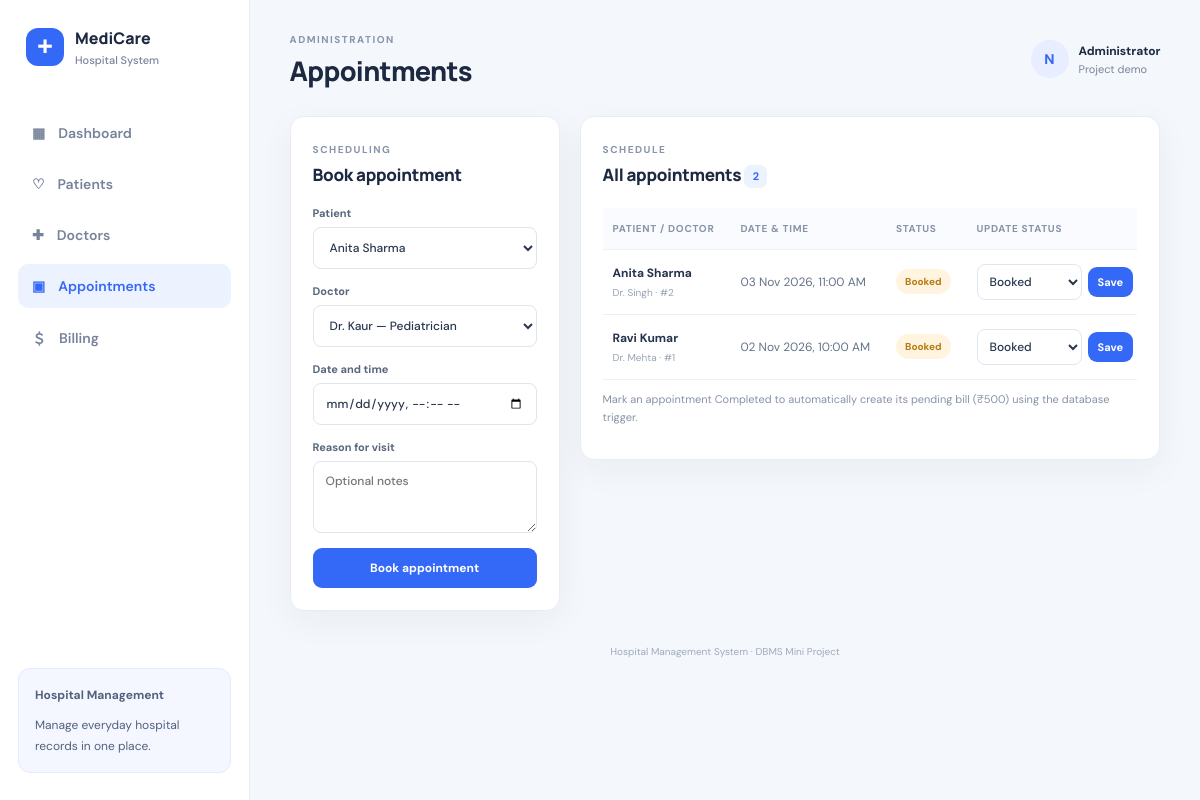
Screenshot of /appointments.php with the database file from the repository.
### tables this page shows
CREATE TABLE Appointment (
  appt_id INT AUTO_INCREMENT PRIMARY KEY,
  patient_id INT NOT NULL,
  doctor_id INT NOT NULL,
  appt_date DATETIME NOT NULL,
  reason VARCHAR(255),
  status ENUM('Booked','Completed','Cancelled') NOT NULL DEFAULT 'Booked',
  created_at TIMESTAMP DEFAULT CURRENT_TIMESTAMP,
  CONSTRAINT fk_appointment_patient FOREIGN KEY (patient_id)
    REFERENCES Patient(patient_id) ON UPDATE CASCADE ON DELETE RESTRICT,
  CONSTRAINT fk_appointment_doctor FOREIGN KEY (doctor_id)
    REFERENCES Doctor(doctor_id) ON UPDATE CASCADE ON DELETE RESTRICT,
  UNIQUE KEY uq_doctor_appointment_time (doctor_id, appt_date),
  INDEX idx_appointment_date (appt_date),
  INDEX idx_appointment_status (status)
);

CREATE TABLE Patient (
  patient_id INT AUTO_INCREMENT PRIMARY KEY,
  name VARCHAR(100) NOT NULL,
  age INT,
  gender ENUM('Male','Female','Other') DEFAULT 'Other',
  phone VARCHAR(20),
  address VARCHAR(255),
  created_at TIMESTAMP DEFAULT CURRENT_TIMESTAMP,
  CONSTRAINT chk_patient_age CHECK (age IS NULL OR age BETWEEN 1 AND 120)
);

CREATE TABLE Doctor (
  doctor_id INT AUTO_INCREMENT PRIMARY KEY,
  name VARCHAR(100) NOT NULL,
  specialization VARCHAR(100) NOT NULL,
  phone VARCHAR(20),
  dept_id INT,
  CONSTRAINT fk_doctor_department FOREIGN KEY (dept_id)
    REFERENCES Department(dept_id) ON UPDATE CASCADE ON DELETE SET NULL
);

### config.php (called while the page is built, shortened)
<?php
function e($value): string {
    return htmlspecialchars((string)($value ?? ''), ENT_QUOTES, 'UTF-8');
}

### appointments.php (the view, shortened to what this page needs)
<?php
require __DIR__ . '/config.php';
$patients=$pdo->query('SELECT patient_id,name FROM Patient ORDER BY name')->fetchAll();
$doctors=$pdo->query('SELECT doctor_id,name,specialization FROM Doctor ORDER BY name')->fetchAll();
$appointments=$pdo->query('SELECT a.*,p.name AS patient_name,d.name AS doctor_name FROM Appointment a JOIN Patient p ON p.patient_id=a.patient_id JOIN Doctor d ON d.doctor_id=a.doctor_id ORDER BY a.appt_date DESC')->fetchAll();
$pageTitle='Appointments'; $activePage='appointments'; require __DIR__.'/header.php';
?>
<div class="content-grid"><section class="panel form-panel"><div class="panel-heading"><div><span class="eyebrow">SCHEDULING</span><h2>Book appointment</h2></div></div><?php if(!$patients||!$doctors): ?><div class="empty-state">Add at least one patient and one doctor before booking an appointment.</div><?php else: ?><form method="post" class="form-stack"><input type="hidden" name="action" value="create"><label>Patient<select name="patient_id" required><?php foreach($patients as $p): ?><option value="<?= (int)$p['patient_id'] ?>"><?= e($p['name']) ?></option><?php endforeach; ?></select></label><label>Doctor<select name="doctor_id" required><?php foreach($doctors as $d): ?><option value="<?= (int)$d['doctor_id'] ?>"><?= e($d['name'].' — '.$d['specialization']) ?></option><?php endforeach; ?></select></label><label>Date and time<input type="datetime-local" name="appt_date" required value="<?= e($_POST['appt_date']??'') ?>"></label><label>Reason for visit<textarea name="reason" rows="3" maxlength="255" placeholder="Optional notes"><?= e($_POST['reason']??'') ?></textarea></label><button class="button" type="submit">Book appointment</button></form><?php endif; ?></section>
<section class="panel"><div class="panel-heading"><div><span class="eyebrow">SCHEDULE</span><h2>All appointments <span class="count-pill"><?= count($appointments) ?></span></h2></div></div><div class="table-wrap"><table><thead><tr><th>Patient / doctor</th><th>Date &amp; time</th><th>Status</th><th>Update status</th></tr></thead><tbody><?php foreach($appointments as $a): ?><tr><td><strong><?= e($a['patient_name']) ?></strong><small class="cell-sub"><?= e($a['doctor_name']) ?> · #<?= (int)$a['appt_id'] ?></small></td><td><?= e(date('d M Y, h:i A',strtotime($a['appt_date']))) ?></td><td><span class="status status-<?= strtolower(e($a['status'])) ?>"><?= e($a['status']) ?></span></td><td><form method="post" class="inline-form"><input type="hidden" name="action" value="status"><input type="hidden" name="appt_id" value="<?= (int)$a['appt_id'] ?>"><select name="status" aria-label="Status for appointment <?= (int)$a['appt_id'] ?>"><?php foreach(['Booked','Completed','Cancelled'] as $s): ?><option <?= $a['status']===$s?'selected':'' ?>><?= e($s) ?></option><?php endforeach; ?></select><button class="button button-small" type="submit">Save</button></form></td></tr><?php endforeach; ?></tbody></table></div><p class="helper-text">Mark an appointment Completed to automatically create its pending bill (₹500) using the database trigger.</p></section></div>
<?php require __DIR__.'/footer.php'; ?>

### style.css (style rules this page uses)
:root { --bg:#f4f7fb;--panel:#fff;--text:#1c2940;--muted:#78859a;--line:#e8edf4;--blue:#3468f6;--navy:#172541;--green:#198b68;--shadow:0 10px 35px rgba(31,53,91,.05) }
* { box-sizing:border-box }
body { margin:0;background:var(--bg);color:var(--text);font-family:'DM Sans',sans-serif;font-size:14px }
.eyebrow { font-size:10px;letter-spacing:1.5px;font-weight:700;color:#8794a9 }
.button { border:0;border-radius:9px;background:var(--blue);color:#fff;padding:12px 16px;font:700 12px 'DM Sans',sans-serif;cursor:pointer;text-decoration:none;display:inline-flex;justify-content:center;align-items:center;gap:12px;white-space:nowrap }
.button-small { padding:8px 10px;font-size:11px }
.stat-card,.panel { background:var(--panel);border:1px solid var(--line);border-radius:14px;box-shadow:var(--shadow) }
.panel { padding:22px;margin-bottom:22px;min-width:0 }
.panel-heading { display:flex;align-items:center;justify-content:space-between;gap:14px;margin-bottom:20px }
.panel-heading h2 { font:800 17px Manrope,sans-serif;margin:6px 0 0;letter-spacing:-.3px }
.table-wrap { width:100%;overflow-x:auto }
table { width:100%;border-collapse:collapse;text-align:left;white-space:nowrap }
th { color:#8793a7;font-size:10px;text-transform:uppercase;letter-spacing:.7px;font-weight:700;background:#fafbfe }
th,td { padding:14px 13px;border-bottom:1px solid #edf0f5 }
th:first-child,td:first-child { padding-left:10px }
td { font-size:12px;color:#65738a }
td strong { color:#25334b;font-size:12px }
.cell-sub { display:block;font-size:10px;color:#98a3b4;margin-top:5px }
.status { display:inline-block;padding:6px 9px;border-radius:20px;font-size:10px;font-weight:700 }
.status-booked,.status-pending { background:#fff4df;color:#b77912 }
.content-grid { display:grid;grid-template-columns:minmax(270px,.72fr) minmax(0,1.6fr);align-items:start;gap:20px }
.form-panel { position:sticky;top:18px }
.form-stack { display:grid;gap:15px }
.form-stack label { display:grid;gap:7px;color:#59677e;font-size:11px;font-weight:700 }
.form-stack input,.form-stack select,.form-stack textarea,.inline-form select { width:100%;border:1px solid #dfe5ee;border-radius:8px;background:#fff;color:#28364e;padding:11px 12px;font:500 12px 'DM Sans',sans-serif;outline:none }
.form-stack textarea { resize:vertical }
.count-pill { display:inline-grid;place-items:center;min-width:23px;height:23px;border-radius:7px;background:#edf2ff;color:var(--blue);font:700 11px 'DM Sans',sans-serif;padding:0 6px;vertical-align:middle }
.inline-form { display:flex;align-items:center;gap:6px }
.inline-form select { min-width:105px;padding:8px }
.helper-text,.muted { font-size:11px;color:#8793a7;line-height:1.6 }

### rows the page displays
appointment: patient.name "Anita Sharma", doctor.name "Dr. Singh", appt_id "2", appt_date "03 Nov 2026, 11:00 AM", status "Booked"
appointment: patient.name "Ravi Kumar", doctor.name "Dr. Mehta", appt_id "1", appt_date "02 Nov 2026, 10:00 AM", status "Booked"

### other values shown
$pageTitle "Appointments"
count($appointments) "2"
form field patient_id "Anita Sharma"
form field doctor_id "Dr. Kaur — Pediatrician"
form field status "Booked"
